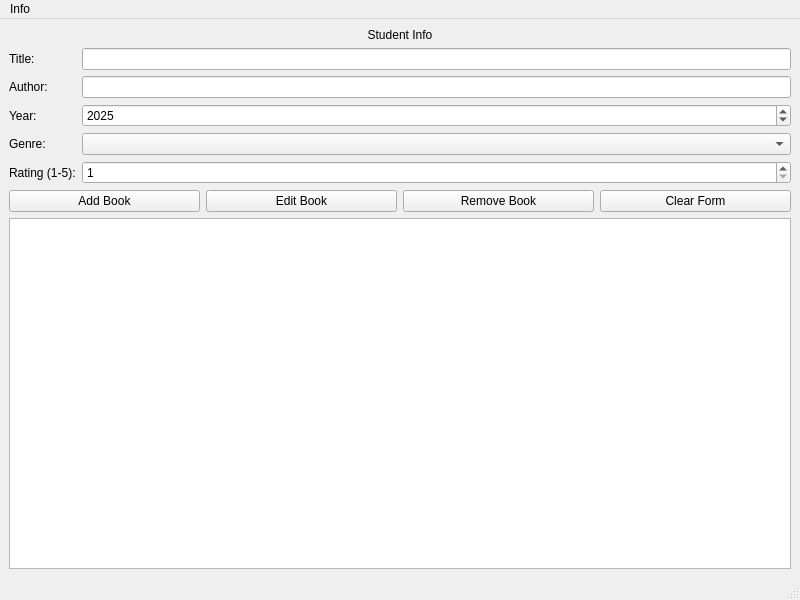
<?xml version="1.0" encoding="UTF-8"?>
<ui version="4.0">
 <class>BookManager</class>
 <widget class="QMainWindow" name="BookManager">
  <property name="geometry">
   <rect>
    <x>0</x>
    <y>0</y>
    <width>800</width>
    <height>600</height>
   </rect>
  </property>
  <property name="windowTitle">
   <string>Book Manager</string>
  </property>
  <widget class="QWidget" name="centralwidget">
   <layout class="QVBoxLayout" name="verticalLayout_main">
    <item>
     <widget class="QLabel" name="label_student_info">
      <property name="text">
       <string>Student Info</string>
      </property>
      <property name="alignment">
       <set>Qt::AlignCenter</set>
      </property>
     </widget>
    </item>
    <item>
     <layout class="QFormLayout" name="formLayout">
      <item row="0" column="0">
       <widget class="QLabel" name="label_title">
        <property name="text">
         <string>Title:</string>
        </property>
       </widget>
      </item>
      <item row="0" column="1">
       <widget class="QLineEdit" name="lineedit_title"/>
      </item>
      <item row="1" column="0">
       <widget class="QLabel" name="label_author">
        <property name="text">
         <string>Author:</string>
        </property>
       </widget>
      </item>
      <item row="1" column="1">
       <widget class="QLineEdit" name="lineedit_author"/>
      </item>
      <item row="2" column="0">
       <widget class="QLabel" name="label_year">
        <property name="text">
         <string>Year:</string>
        </property>
       </widget>
      </item>
      <item row="2" column="1">
       <widget class="QSpinBox" name="spinbox_year">
        <property name="minimum">
         <number>1000</number>
        </property>
        <property name="maximum">
         <number>9999</number>
        </property>
        <property name="value">
         <number>2025</number>
        </property>
       </widget>
      </item>
      <item row="3" column="0">
       <widget class="QLabel" name="label_genre">
        <property name="text">
         <string>Genre:</string>
        </property>
       </widget>
      </item>
      <item row="3" column="1">
       <widget class="QComboBox" name="combo_genre"/>
      </item>
      <item row="4" column="0">
       <widget class="QLabel" name="label_rating">
        <property name="text">
         <string>Rating (1-5):</string>
        </property>
       </widget>
      </item>
      <item row="4" column="1">
       <widget class="QSpinBox" name="spinbox_rating">
        <property name="minimum">
         <number>1</number>
        </property>
        <property name="maximum">
         <number>5</number>
        </property>
        <property name="value">
         <number>1</number>
        </property>
       </widget>
      </item>
     </layout>
    </item>
    <item>
     <layout class="QHBoxLayout" name="horizontalLayout_buttons">
      <item>
       <widget class="QPushButton" name="button_add_book">
        <property name="text">
         <string>Add Book</string>
        </property>
       </widget>
      </item>
      <item>
       <widget class="QPushButton" name="button_edit_book">
        <property name="text">
         <string>Edit Book</string>
        </property>
       </widget>
      </item>
      <item>
       <widget class="QPushButton" name="button_remove_book">
        <property name="text">
         <string>Remove Book</string>
        </property>
       </widget>
      </item>
      <item>
       <widget class="QPushButton" name="button_clear">
        <property name="text">
         <string>Clear Form</string>
        </property>
       </widget>
      </item>
     </layout>
    </item>
    <item>
     <widget class="QTableWidget" name="table_books"/>
    </item>
   </layout>
  </widget>
  <widget class="QMenuBar" name="menubar">
   <property name="geometry">
    <rect>
     <x>0</x>
     <y>0</y>
     <width>800</width>
     <height>21</height>
    </rect>
   </property>
   <widget class="QMenu" name="menuHelp">
    <property name="title">
     <string>Info</string>
    </property>
    <addaction name="actionAbout"/>
   </widget>
   <addaction name="menuHelp"/>
  </widget>
  <widget class="QStatusBar" name="statusbar"/>
  <action name="actionAbout">
   <property name="text">
    <string>About</string>
   </property>
  </action>
 </widget>
 <resources/>
 <connections/>
</ui>
